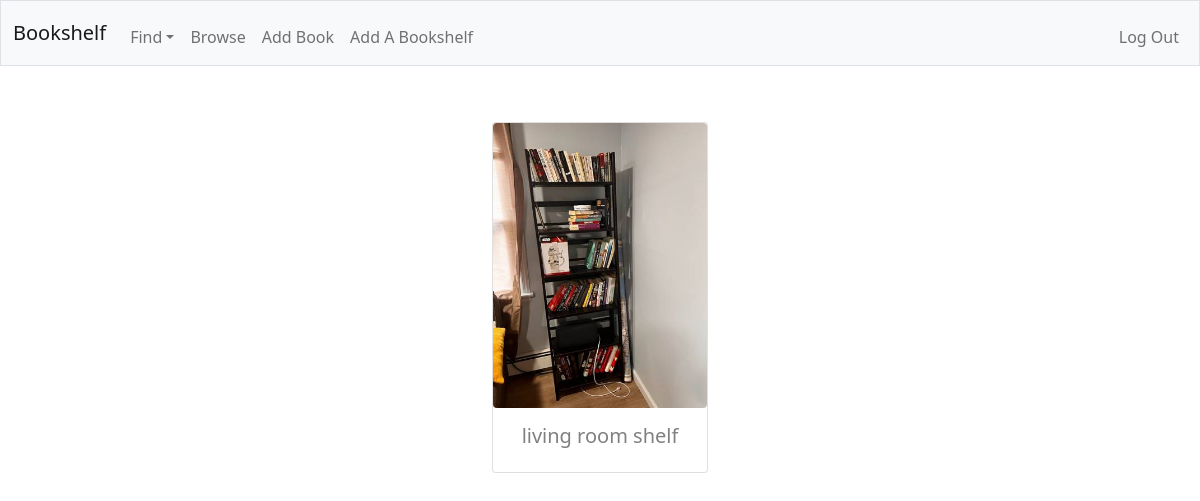
/browse (signed in), run on an earlier commit of the app's database.
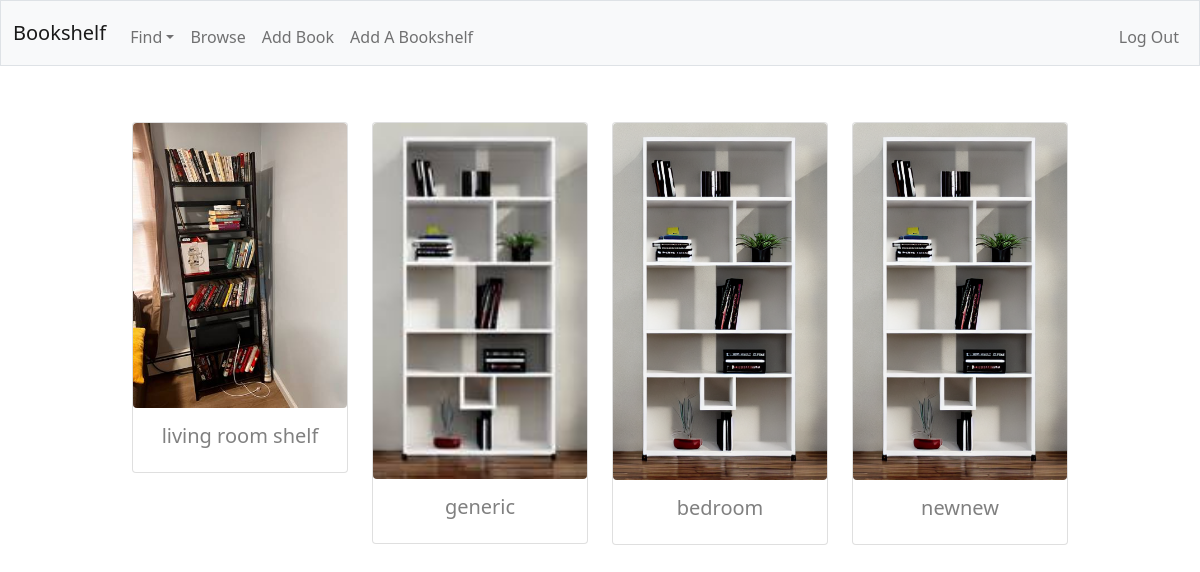
And on a later commit of the database.
### tables this page shows
CREATE TABLE bookshelves (
    id INTEGER NOT NULL,
    width INTEGER NOT NULL,
    height INTEGER NOT NULL,
    description TEXT,
    image TEXT,
    user_id INTEGER NOT NULL,
    PRIMARY KEY(id),
    FOREIGN KEY (user_id) REFERENCES users(id)
);

### app.py (the view)
@app.route('/browse')
@login_required
def browse():
    bookshelves = db.execute(
            "SELECT id, width, height, description, image FROM bookshelves WHERE user_id =?;", session['user_id'])
    print(bookshelves)
    return render_template('browse.html', bookshelves=bookshelves)

### app.py (called while the page is built)
@app.after_request
def after_request(response):
    response.headers['Cache-Control'] = 'no-cache, no-store, must-revalidate'
    response.headers['Expires'] = 0
    response.headers['Pragma'] = 'no-cache'
    return response

### helpers.py (called while the page is built)
def login_required(f):
    @wraps(f)
    def decorated_function(*args, **kwargs):
        if session.get("user_id") is None:
            return redirect("/login")
        return f(*args, **kwargs)
    return decorated_function

### templates/browse.html (shortened to what this page needs)
{% extends "layout.html" %} {% block title %} Browse {% endblock %} {% block
main %}
<div>
	{% if bookshelves %}
	<div class="row row-cols-1 row-cols-md-2 g-4 justify-content-center">
		{% for shelf in bookshelves %}
		<div class="col" style="max-width: 15rem">
			<a
				class="shelf"
				href="{{url_for('index', shelf_id=shelf['id'])}}"
			>
				<div class="card">
					<img src="{{ shelf['image'] }}" class="card-img-top rounded" alt="..." />
					<div class="card-body">
						<h5 class="card-title">{{ shelf['description'] }}</h5>
					</div>
				</div>
			</a>
		</div>
		{% endfor %}
	</div>
</div>
    {%else%}
<div>You have no bookshelves</div>
{%endif%}
 {% endblock %}

### templates/layout.html (shortened to what this page needs)
<!DOCTYPE html>
<html lang="en">
	<head>
		<link
			href="https://cdn.jsdelivr.net/npm/bootstrap@5.1.3/dist/css/bootstrap.min.css"
			rel="stylesheet"
		/>
	</head>
	<body>
		<nav class="bg-light border navbar navbar-expand-md navbar-light">
			<div class="container-fluid">
				<a class="navbar-brand" href="/">Bookshelf</a>
				<div class="collapse navbar-collapse" id="navbar">
					{% if session["user_id"] %}
					<ul class="navbar-nav me-auto mt-2">
						<li class="nav-item dropdown">
							<a
								class="nav-link dropdown-toggle"
								data-bs-toggle="dropdown"
								href="#"
								role="button"
								aria-expanded="false"
								>Find</a
							>
						</li>
						<li class="nav-item">
							<a class="nav-link" href="/browse">Browse</a>
						</li>
						<li class="nav-item">
							<a class="nav-link" href="/add_book">Add Book</a>
						</li>
						<li class="nav-item">
							<a class="nav-link" href="/add_bookshelf">Add A Bookshelf</a>
						</li>
					</ul>
					<ul class="navbar-nav ms-auto mt-2">
						<li class="nav-item">
							<a class="nav-link" href="/logout">Log Out</a>
						</li>
					</ul>
					{% endif %}
				</div>
			</div>
		</nav>
		<main class="container-fluid text-center py-5">
			{% block main %}{% endblock %}
		</main>
	</body>
</html>

### templates/layout.html (style rules this page uses)
a { text-decoration: none; color: grey; }

What changed in the data, as far as the page shows it:
added bookshelves: image (picture), description "generic"
added bookshelves: image (picture), description "bedroom"
added bookshelves: image (picture), description "newnew"
